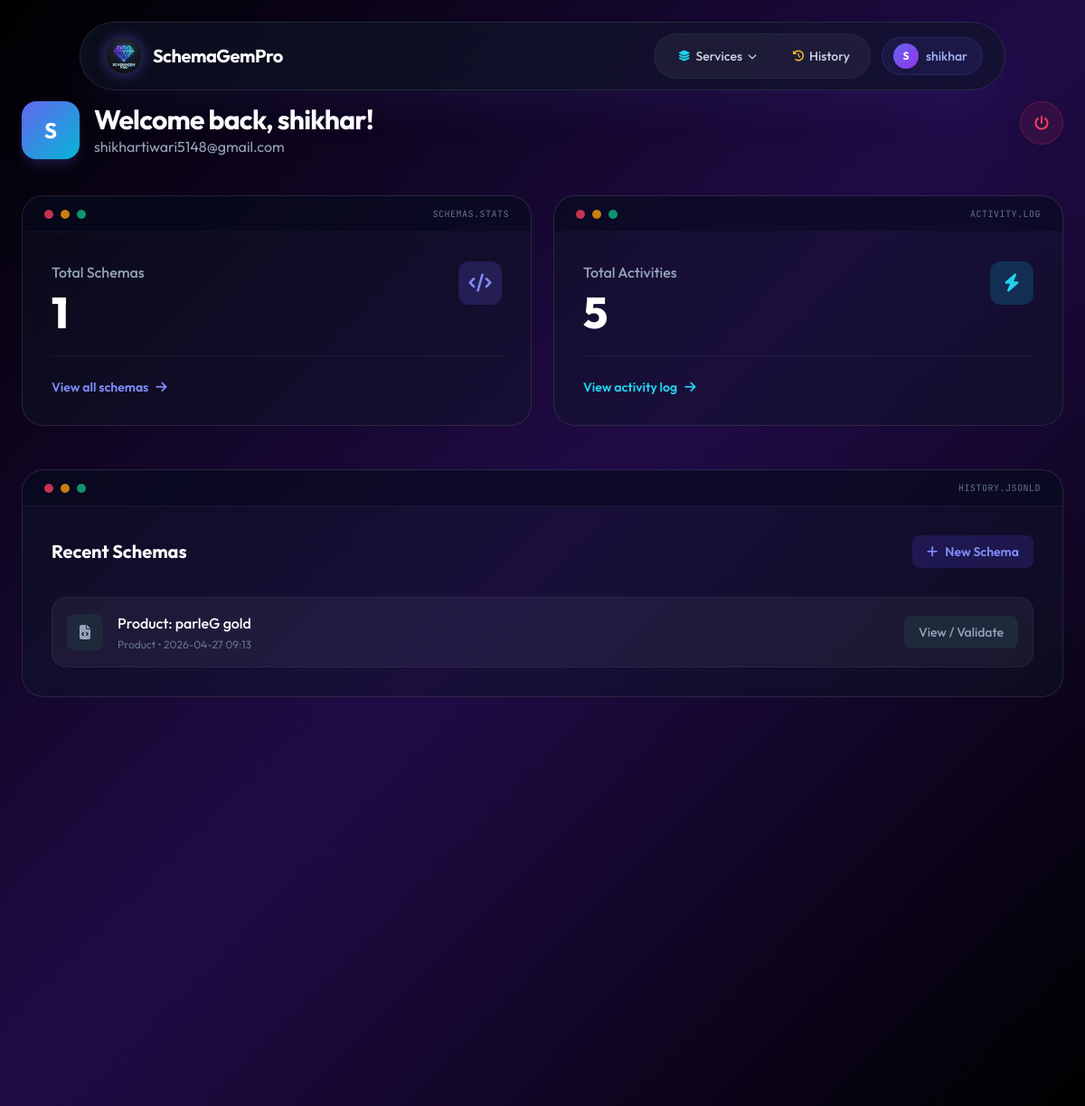
The app's page /dashboard (signed in) with its own data.
### models.py (models this page shows, shortened)
class User(db.Model, UserMixin):
    id = db.Column(db.Integer, primary_key=True)
    username = db.Column(db.String(80), unique=True, nullable=False)
    email = db.Column(db.String(120), unique=True, nullable=False)
    password_hash = db.Column(db.String(256), nullable=False)
    created_at = db.Column(db.DateTime, default=datetime.utcnow)
    schemas = db.relationship('Schema', backref='owner', lazy=True)
    logs = db.relationship('ActivityLog', backref='user', lazy=True)

class Schema(db.Model):
    id = db.Column(db.Integer, primary_key=True)
    schema_type = db.Column(db.String(50), nullable=False)
    schema_name = db.Column(db.String(200), nullable=False) # e.g. "Product: iPhone 15"
    json_content = db.Column(db.Text, nullable=False)
    created_at = db.Column(db.DateTime, default=datetime.utcnow)
    user_id = db.Column(db.Integer, db.ForeignKey('user.id'), nullable=False)

### app.py (the view)
@app.route('/dashboard')
@login_required
def dashboard():
    total_schemas = Schema.query.filter_by(user_id=current_user.id).count()
    recent_schemas = Schema.query.filter_by(user_id=current_user.id).order_by(Schema.created_at.desc()).limit(5).all()
    total_activities = ActivityLog.query.filter_by(user_id=current_user.id).count()
    return render_template('dashboard.html', total_schemas=total_schemas, recent_schemas=recent_schemas, total_activities=total_activities)

### app.py (called while the page is built)
@login_manager.user_loader
def load_user(user_id):
    return db.session.get(User, int(user_id))

### templates/dashboard.html (shortened to what this page needs)
{% extends 'base.html' %}
{% block content %}
<div class="animate-fade-in-up">
    <div class="flex items-start justify-between mb-10">
        <div class="flex items-center gap-4">
            <div class="w-16 h-16 rounded-2xl bg-gradient-to-br from-indigo-500 to-cyan-500 flex items-center justify-center shadow-lg shadow-indigo-500/20 text-white text-2xl font-bold">
                {{ current_user.username[:1].upper() }}
            </div>
            <div>
                <h1 class="text-3xl font-bold text-white tracking-tight">Welcome back, {{ current_user.username }}!</h1>
                <p class="text-slate-400">{{ current_user.email }}</p>
            </div>
        </div>
        <a href="/logout" title="Logout" class="w-12 h-12 flex items-center justify-center rounded-full bg-rose-500/10 text-rose-500 hover:bg-rose-500 hover:text-white border border-rose-500/20 shadow-lg hover:shadow-[0_0_15px_rgba(225,29,72,0.5)] transition-all duration-300">
            <i class="fas fa-power-off"></i>
        </a>
    </div>
    <div class="grid grid-cols-1 md:grid-cols-2 gap-6 mb-12">
        <div class="bg-slate-900/40 backdrop-blur-xl border border-white/10 rounded-3xl hover:bg-slate-900/60 transition-colors overflow-hidden">
            <div class="px-6 py-3 border-b border-white/5 bg-slate-950/40 flex gap-2 items-center">
                <div class="w-2.5 h-2.5 rounded-full bg-rose-500/80"></div>
                <div class="w-2.5 h-2.5 rounded-full bg-amber-500/80"></div>
                <div class="w-2.5 h-2.5 rounded-full bg-emerald-500/80"></div>
                <span class="text-[10px] font-mono text-slate-500 ml-auto uppercase tracking-wider">schemas.stats</span>
            </div>
            <div class="p-8">
            <div class="flex items-start justify-between">
                <div>
                    <p class="text-slate-400 font-medium mb-2">Total Schemas</p>
                    <h2 class="text-5xl font-extrabold text-white tracking-tight">{{ total_schemas }}</h2>
                </div>
                <div class="w-12 h-12 rounded-xl bg-indigo-500/20 flex items-center justify-center text-indigo-400">
                    <i class="fas fa-code text-xl"></i>
                </div>
            </div>
            <div class="mt-6 pt-6 border-t border-white/5 flex items-center justify-between">
                <a href="{{ url_for('history') }}" class="text-indigo-400 hover:text-indigo-300 text-sm font-semibold flex items-center gap-2 transition-colors">
                    View all schemas <i class="fas fa-arrow-right"></i>
                </a>
            </div>
            </div>
        </div>
        <div class="bg-slate-900/40 backdrop-blur-xl border border-white/10 rounded-3xl hover:bg-slate-900/60 transition-colors delay-100 overflow-hidden">
            <div class="px-6 py-3 border-b border-white/5 bg-slate-950/40 flex gap-2 items-center">
                <div class="w-2.5 h-2.5 rounded-full bg-rose-500/80"></div>
                <div class="w-2.5 h-2.5 rounded-full bg-amber-500/80"></div>
                <div class="w-2.5 h-2.5 rounded-full bg-emerald-500/80"></div>
                <span class="text-[10px] font-mono text-slate-500 ml-auto uppercase tracking-wider">activity.log</span>
            </div>
            <div class="p-8">
            <div class="flex items-start justify-between">
                <div>
                    <p class="text-slate-400 font-medium mb-2">Total Activities</p>
                    <h2 class="text-5xl font-extrabold text-white tracking-tight">{{ total_activities }}</h2>
                </div>
                <div class="w-12 h-12 rounded-xl bg-cyan-500/20 flex items-center justify-center text-cyan-400">
                    <i class="fas fa-bolt text-xl"></i>
                </div>
            </div>
            <div class="mt-6 pt-6 border-t border-white/5 flex items-center justify-between">
                <a href="{{ url_for('activity_log') }}" class="text-cyan-400 hover:text-cyan-300 text-sm font-semibold flex items-center gap-2 transition-colors">
                    View activity log <i class="fas fa-arrow-right"></i>
                </a>
            </div>
            </div>
        </div>
    </div>
    <div class="bg-slate-900/40 backdrop-blur-xl border border-white/10 rounded-3xl delay-200 overflow-hidden">
        <div class="px-6 py-3 border-b border-white/5 bg-slate-950/40 flex gap-2 items-center">
            <div class="w-2.5 h-2.5 rounded-full bg-rose-500/80"></div>
            <div class="w-2.5 h-2.5 rounded-full bg-amber-500/80"></div>
            <div class="w-2.5 h-2.5 rounded-full bg-emerald-500/80"></div>
            <span class="text-[10px] font-mono text-slate-500 ml-auto uppercase tracking-wider">history.jsonld</span>
        </div>
        <div class="p-8">
        <div class="flex items-center justify-between mb-8">
            <h3 class="text-xl font-bold text-white">Recent Schemas</h3>
            <a href="{{ url_for('select_schema') }}" class="bg-indigo-600/20 text-indigo-400 hover:bg-indigo-600/30 px-4 py-2 rounded-lg text-sm font-semibold transition-colors flex items-center gap-2">
                <i class="fas fa-plus"></i> New Schema
            </a>
        </div>
        {% if recent_schemas %}
            <div class="space-y-4">
                {% for schema in recent_schemas %}
                <div class="flex items-center justify-between p-4 rounded-2xl bg-white/5 border border-white/5 hover:border-indigo-500/50 transition-colors group">
                    <div class="flex items-center gap-4">
                        <div class="w-10 h-10 rounded-lg bg-slate-800 flex items-center justify-center text-slate-400 group-hover:text-indigo-400 group-hover:bg-indigo-500/10 transition-colors">
                            <i class="fas fa-file-code"></i>
                        </div>
                        <div>
                            <h4 class="text-white font-medium">{{ schema.schema_name }}</h4>
                            <p class="text-xs text-slate-500 mt-1 capitalize">{{ schema.schema_type }} • {{ schema.created_at.strftime('%Y-%m-%d %H:%M') }}</p>
                        </div>
                    </div>
                    <form action="{{ url_for('validate') }}" method="POST">
                        <button type="submit" class="text-slate-400 hover:text-white bg-slate-800 hover:bg-slate-700 px-4 py-2 rounded-lg text-sm font-medium transition-colors">
                            View / Validate
                        </button>
                    </form>
                </div>
                {% endfor %}
            </div>
        {% endif %}
        </div>
    </div>
</div>
{% endblock %}

### templates/base.html (shortened to what this page needs)
<!DOCTYPE html>
<html lang="en">
<head>
  <link rel="stylesheet" href="https://cdnjs.cloudflare.com/ajax/libs/font-awesome/6.4.0/css/all.min.css">
  <script src="https://cdn.tailwindcss.com"></script>
</head>
<body class="text-slate-200 font-sans overflow-x-hidden antialiased bg-black selection:bg-indigo-500/30">
  <div class="fixed inset-0 -z-10 overflow-hidden bg-black">
    <video autoplay muted loop playsinline class="w-full h-full object-cover mix-blend-luminosity opacity-60">
      <source src="https://media.istockphoto.com/id/1310134440/video/digital-transformation-concept-system-engineering-binary-code-programming.mp4?s=mp4-640x640-is&k=20&c=yL2j8oN-N-Zl_A1wH0O7sY8Q_o_v0xKk0xX_K8f7s2g=" type="video/mp4">
    </video>
    <div class="absolute inset-0 bg-gradient-to-br from-black/95 via-violet-950/70 to-black/95"></div>
  </div>
  <nav class="fixed w-[92%] max-w-5xl z-50 top-6 left-1/2 -translate-x-1/2 transition-all duration-300 bg-slate-900/60 backdrop-blur-2xl border border-white/10 rounded-full py-3 px-6 shadow-2xl shadow-indigo-500/10">
    <div class="flex items-center justify-between">
      <a href="{{ url_for('index') }}" class="flex items-center gap-3 group cursor-pointer pl-1">
        <img src="{{ url_for('static', filename='img/logo.png') }}" alt="SchemaGemPro Logo" class="w-10 h-10 rounded-full shadow-[0_0_15px_rgba(99,102,241,0.5)] group-hover:shadow-[0_0_25px_rgba(99,102,241,0.8)] transition-all duration-300 border border-white/10">
        <h1 class="text-xl font-bold text-white tracking-tight">SchemaGemPro</h1>
      </a>
      <div class="flex items-center gap-2">
        {% if current_user.is_authenticated %}
          <div class="hidden sm:flex items-center gap-1 bg-white/5 rounded-full p-1.5 border border-white/5">
            <div class="nav-dropdown" id="servicesDropdown">
              <button onclick="toggleDropdown()" class="flex items-center gap-1.5 px-5 py-2 rounded-full text-sm font-medium text-slate-300 hover:text-white hover:bg-white/10 transition-all select-none">
                <i class="fas fa-layer-group text-cyan-400 text-xs"></i> Services
                <i class="fas fa-chevron-down text-[10px] transition-transform duration-200" id="servicesChevron"></i>
              </button>
            </div>
            <a href="{{ url_for('history') }}" class="flex items-center gap-1.5 px-4 py-2 rounded-full text-sm font-medium text-slate-300 hover:text-white hover:bg-white/10 transition-all">
              <i class="fas fa-history text-amber-400 text-xs"></i> History
            </a>
          </div>
          <a href="{{ url_for('dashboard') }}" class="hidden sm:flex items-center gap-2 ml-1 pl-3 pr-4 py-1.5 rounded-full bg-indigo-500/10 border border-indigo-500/20 hover:bg-indigo-500/20 hover:border-indigo-500/40 transition-all duration-200 group">
            <div class="w-7 h-7 rounded-full bg-gradient-to-br from-indigo-500 to-purple-600 flex items-center justify-center text-white text-xs font-bold shadow-md">
              {{ current_user.username[0].upper() }}
            </div>
            <span class="text-sm font-medium text-indigo-300 group-hover:text-indigo-200 transition-colors">{{ current_user.username }}</span>
          </a>
        {% endif %}
      </div>
    </div>
  </nav>
  <main class="min-h-screen pt-28 pb-20 relative z-10 px-6">
    <div class="max-w-7xl mx-auto">
      {% block content %}{% endblock %}
    </div>
  </main>
</body>
</html>

### templates/base.html (style rules this page uses)
.delay-100 { animation-delay: 100ms; }
.delay-200 { animation-delay: 200ms; }
.nav-dropdown { position: relative; }

### records on screen
User: username "S", username "shikhar", email "shikhartiwari5148@gmail.com"
Schema: schema_name "Product: parleG gold", schema_type "Product", created_at "2026-04-27 09:13"

### other values on screen
{{ total_schemas }} "1"
{{ total_activities }} "5"
